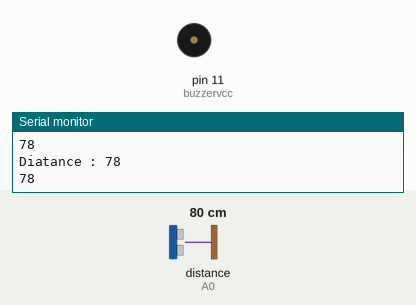
Bench run of a sketch on a simulated Arduino Uno, built with avr-gcc and run on an emulated ATmega328P. On the bench: buzzer (waves = sounding, pin HIGH), the last lines printed to the serial monitor. Wiring (inferred from the names in the program): ultrasonic range finder: trigger A1; echo A0. The inputs (shaded band) are chosen by the test bench; at power-on: distance to the obstacle (sensor on A0) 80 cm. The echo pulse lasts 58.3 µs per cm; pins used as bus, display or sensor lines are not drawn.

Above: at 1.2 s.
1.3 s: distance to the obstacle (sensor on A0) set to 33 cm
3.0 s: distance to the obstacle (sensor on A0) set to 28 cm
At 3.44 s:
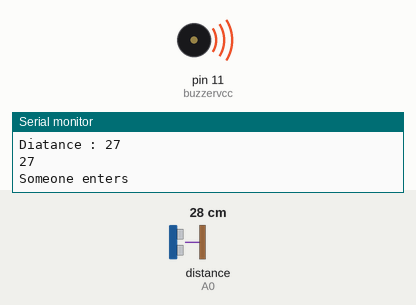
Timing chart, 0 to 12.0 s (numbered marks = the images above; inputs shaded):
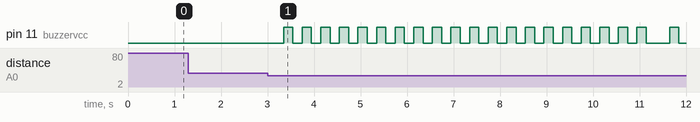

Measured:
- the behaviour switches between 31 and 30 cm on distance to the obstacle (sensor on A0) (found by bisection; images 0 and 1)
- after the input at 3.0 s, pin 11 (buzzervcc): goes 19 × (HIGH 0.20 s, LOW 0.20 s), HIGH 0.20 s, LOW 0.50 s, HIGH 0.20 s, then LOW, starting after 0.34 s

The sketch:

Door_security_Alarm.ino
```cpp
#define trigPin  A1        // Assign PIN A0 as trigPin (Connect ARDUINO UNO "A0" pin with Ultrasonic Sonar Sensor "TRIG" Pin)
#define echoPin  A0         // Assign PIN A1 as echoPin (Connect ARDUINO UNO "A1" pin with Ultrasonic Sonar Sensor "ECHO" Pin)
int buzzervcc=11;
int distance;
void buzzerbling(){
  analogWrite(buzzervcc,255);
  delay(200);
  analogWrite(buzzervcc,0);
  delay(200);
  analogWrite(buzzervcc,255);
  delay(200);
  analogWrite(buzzervcc,0);
  delay(200);
  analogWrite(buzzervcc,255);
  delay(200);
  analogWrite(buzzervcc,0);
  delay(200);
  analogWrite(buzzervcc,255);
  delay(200);
  analogWrite(buzzervcc,0);
  delay(200);
  analogWrite(buzzervcc,255);
  delay(200);
  analogWrite(buzzervcc,0);
  delay(200);
  analogWrite(buzzervcc,255);
  delay(200);
  analogWrite(buzzervcc,0);
  delay(200);
  analogWrite(buzzervcc,255);
  delay(200);
  analogWrite(buzzervcc,0);
  delay(200);
  analogWrite(buzzervcc,255);
  delay(200);
  analogWrite(buzzervcc,0);
  delay(200);
  analogWrite(buzzervcc,255);
  delay(200);
  analogWrite(buzzervcc,0);
  delay(200);
  analogWrite(buzzervcc,255);
  delay(200);
  analogWrite(buzzervcc,0);
  delay(200);
  analogWrite(buzzervcc,255);
  delay(200);
  analogWrite(buzzervcc,0);
  delay(200);
  analogWrite(buzzervcc,255);
  delay(200);
  analogWrite(buzzervcc,0);
  delay(200);
  analogWrite(buzzervcc,255);
  delay(200);
  analogWrite(buzzervcc,0);
  delay(200);
  analogWrite(buzzervcc,255);
  delay(200);
  analogWrite(buzzervcc,0);
  delay(200);
  analogWrite(buzzervcc,255);
  delay(200);
  analogWrite(buzzervcc,0);
  delay(200);
  analogWrite(buzzervcc,255);
  delay(200);
  analogWrite(buzzervcc,0);
  delay(200);
  analogWrite(buzzervcc,255);
  delay(200);
  analogWrite(buzzervcc,0);
  delay(200);
  analogWrite(buzzervcc,255);
  delay(200);
  analogWrite(buzzervcc,0);
  delay(200);
  analogWrite(buzzervcc,255);
  delay(200);
  analogWrite(buzzervcc,0);
  delay(200);
  analogWrite(buzzervcc,255);
  delay(200);
  analogWrite(buzzervcc,0);
  delay(200);
}
float search(void)
  {
    float duration = 0.00;                // Float type variable declaration
    float CM = 0.00;

      digitalWrite(trigPin, LOW);        // Trig_pin output as OV (Logic Low-Level)
      delayMicroseconds(2);              // Delay for 2 us

      //Send 10us High Pulse to Ultra-Sonic Sonar Sensor "trigPin"
      digitalWrite(trigPin, HIGH);       // Trig_pin output as 5V (Logic High-Level)
      delayMicroseconds(10);             // Delay for 10 us

      digitalWrite(trigPin, LOW);        // Trig_pin output as OV (Logic Low-Level)
      duration = pulseIn(echoPin, HIGH); // Start counting time, upto again "echoPin" back to Logical "High-Level" and puting the "time" into a variable called "duration"
      CM = (duration / 58.82); //Convert distance into CM.

   return CM;
  }
void setup() {
  pinMode(trigPin, OUTPUT);
  pinMode(echoPin, INPUT);
  pinMode(buzzervcc,OUTPUT);
  Serial.begin(9600);
}

void loop() {
  distance=search();
  delay(300);
  Serial.print("Diatance : ");
  Serial.println(distance);
  Serial.println(distance);
  if(distance<30)
  {
    Serial.println("Someone enters");
    buzzerbling();
  }

}
```
